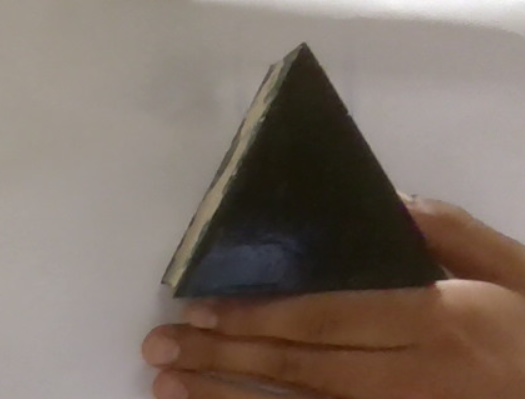
#> input picture computer vision/shapes detection/image.png, 525 x 399 px, given in place of the camera
$ python open_cv.py
#> lines starting #> are read from the running program, lines starting #| are printed output that depends on the picture; after the words box and inside, x2 and y2 are one past the last pixel; in counts of white or black regions, pixels touching at a corner belong together
import cv2
import numpy as np
import time

# Set a broader tolerance for a "straight" angle
STRAIGHT_ANGLE_TOLERANCE = 15

# Initialize video capture from the default camera
cap = cv2.VideoCapture(0)

if not cap.isOpened():
    print("Error: Could not open video stream.")
    exit()

# Set the duration for analysis (in seconds)
analysis_duration = 5
start_time = time.time()

# Counters for classification
straight_count = 0
inclined_count = 0
total_frames = 0

while True:
    ret, frame = cap.read()
#> frame is the input picture: shape (399, 525, 3); mean B, G, R 102.8, 112.6, 125.9
    if not ret:
        break

    h, w, _ = frame.shape
#> h = 399; w = 525

    # Define a central ROI (Region of Interest)
    roi_size = 300
    x1 = w // 2 - roi_size // 2
#> x1 = 112
    y1 = h // 2 - roi_size // 2
#> y1 = 49
    x2 = w // 2 + roi_size // 2
#> x2 = 412
    y2 = h // 2 + roi_size // 2
#> y2 = 349

    roi_frame = frame[y1:y2, x1:x2]
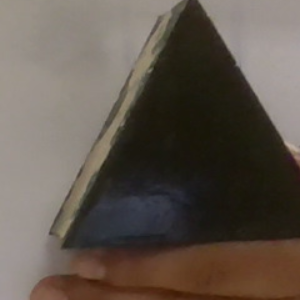
#> roi_frame: shape (300, 300, 3); mean B, G, R 77, 86.3, 96.3

    # Convert ROI to grayscale and apply Gaussian blur
    gray = cv2.cvtColor(roi_frame, cv2.COLOR_BGR2GRAY)
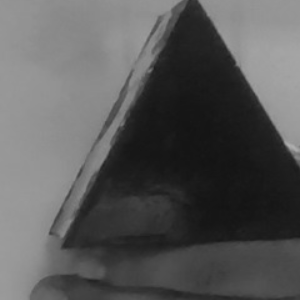
#> gray: shape (300, 300); min 19, max 177, mean 88.2
    blurred = cv2.GaussianBlur(gray, (5, 5), 0)

    # Use Canny to find edges
    edges = cv2.Canny(blurred, 50, 150)
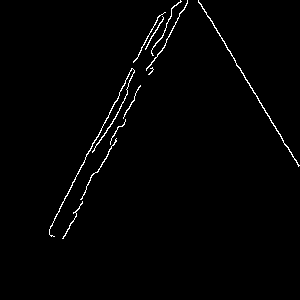
#> edges: shape (300, 300); 1.3% white in thin lines or dots, all inside (x1, y1, x2, y2) = (49, 0, 300, 239)

    # Use HoughLinesP to detect lines
    lines = cv2.HoughLinesP(edges, 1, np.pi / 180, threshold=50,
                            minLineLength=roi_size // 4, maxLineGap=10)
#> lines = [[49, 230, 158, 16], [200, 3, 298, 166], [96, 139, 140, 52], [50, 226, 94, 140]]

    classification = "Detecting..."
    color = (255, 255, 255)  # White

    if lines is not None:
        lines_sorted = sorted(lines, key=lambda x: np.sqrt((x[0][2] - x[0][0])**2 + (x[0][3] - x[0][1])**2), reverse=True)
#> lines_sorted = [[[49, 230, 158, 16]], [[200, 3, 298, 166]], [[96, 139, 140, 52]], [[50, 226, 94, 140]]]
        detected_lines = lines_sorted[:2]
#> detected_lines = [[[49, 230, 158, 16]], [[200, 3, 298, 166]]]
        line_count = len(detected_lines)
#> line_count = 2

        if line_count == 2:
            line1 = detected_lines[0][0]
#> line1 = [49, 230, 158, 16]
            line2 = detected_lines[1][0]
#> line2 = [200, 3, 298, 166]

            v1 = (line1[2] - line1[0], line1[3] - line1[1])
#> v1 = (109, -214)
            v2 = (line2[2] - line2[0], line2[3] - line2[1])
#> v2 = (98, 163)

            dot_product = v1[0] * v2[0] + v1[1] * v2[1]
#> dot_product = -24200
            mag1 = np.sqrt(v1[0]**2 + v1[1]**2)
#> mag1 = 240.2
            mag2 = np.sqrt(v2[0]**2 + v2[1]**2)
#> mag2 = 190.2

            if mag1 != 0 and mag2 != 0:
                angle_rad = np.arccos(np.clip(dot_product / (mag1 * mag2), -1.0, 1.0))
#> angle_rad = 2.13
                angle_deg = np.degrees(angle_rad)
#> angle_deg = 122

                # Normalize angle to be between 0 and 180
                angle_deg = min(angle_deg, 180 - angle_deg)
#> angle_deg = 58.01

                # Check for straightness with broader tolerance
                if abs(angle_deg - 90) <= STRAIGHT_ANGLE_TOLERANCE:
                    straight_count += 1
                    classification = "Straight"
                    color = (0, 255, 0)  # Green
                else:
                    inclined_count += 1
                    classification = "Inclined"
                    color = (255, 0, 0)  # Blue

            total_frames += 1

            # Draw the detected lines in the ROI
            for line in detected_lines:
                x_l1, y_l1, x_l2, y_l2 = line[0]
                cv2.line(roi_frame, (x_l1, y_l1), (x_l2, y_l2), color, 2)
#> this loop made 2 passes
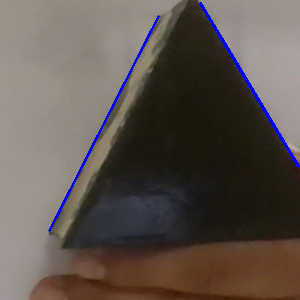
#> roi_frame: shape (300, 300, 3); 1.38% of pixels changed, all inside (x1, y1, x2, y2) = (48, 2, 300, 232)

    # Display the current classification text and timer
    elapsed_time = time.time() - start_time
    timer_text = f"Time left: {analysis_duration - elapsed_time:.1f}s"
    cv2.putText(frame, timer_text, (x1, y1 - 40), cv2.FONT_HERSHEY_SIMPLEX, 0.7, (255, 255, 255), 2)
    cv2.putText(frame, classification, (x1, y1 - 20), cv2.FONT_HERSHEY_SIMPLEX, 0.7, color, 2)

    # Draw the yellow ROI reference box
    cv2.rectangle(frame, (x1, y1), (x2, y2), (0, 255, 255), 2)  # Yellow
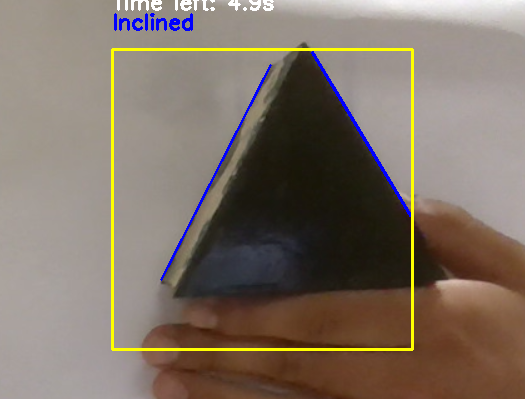
#> frame: shape (399, 525, 3); mean B, G, R 102.7, 114.3, 127.3

    cv2.imshow("Line Angle Detection", frame)

    # Break the loop if the analysis duration is over
    if elapsed_time > analysis_duration or (cv2.waitKey(1) & 0xFF == ord('q')):
#> (key q is pressed here)
        break

# --- Final Decision and Display ---
if total_frames > 0:
    straight_percentage = (straight_count / total_frames) * 100
    inclined_percentage = (inclined_count / total_frames) * 100
else:
    straight_percentage = 0
    inclined_percentage = 0

if straight_percentage > inclined_percentage:
    final_result = "Overall: Mostly Straight"
    final_color = (0, 255, 0)
else:
    final_result = "Overall: Mostly Inclined"
    final_color = (255, 0, 0)

result_frame = np.zeros((300, 600, 3), dtype=np.uint8)
cv2.putText(result_frame, "Analysis Complete!", (50, 50), cv2.FONT_HERSHEY_SIMPLEX, 1, (255, 255, 255), 2)
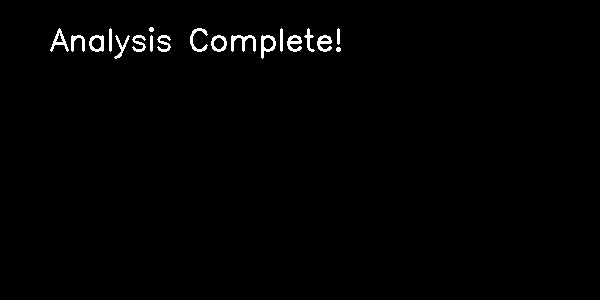
#> result_frame: shape (300, 600, 3); 1.1% white; 19 white regions, largest, box (x1, y1, x2, y2) and area: (231, 35, 256, 52) 187, (261, 35, 276, 59) 159, (190, 28, 208, 52) 150
cv2.putText(result_frame, f"Straight: {straight_percentage:.2f}%", (50, 120), cv2.FONT_HERSHEY_SIMPLEX, 0.8, (0, 255, 0), 2)
cv2.putText(result_frame, f"Inclined: {inclined_percentage:.2f}%", (50, 160), cv2.FONT_HERSHEY_SIMPLEX, 0.8, (255, 0, 0), 2)
cv2.putText(result_frame, final_result, (50, 240), cv2.FONT_HERSHEY_SIMPLEX, 1, final_color, 2)
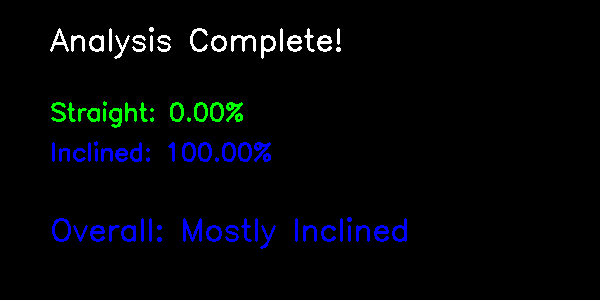
#> result_frame: shape (300, 600, 3); mean of channels 0, 1, 2 8.4, 4.9, 2.9; drawn as B, G, R

cv2.imshow("Final Result", result_frame)
cv2.waitKey(0)

# Release resources
cap.release()
cv2.destroyAllWindows()
